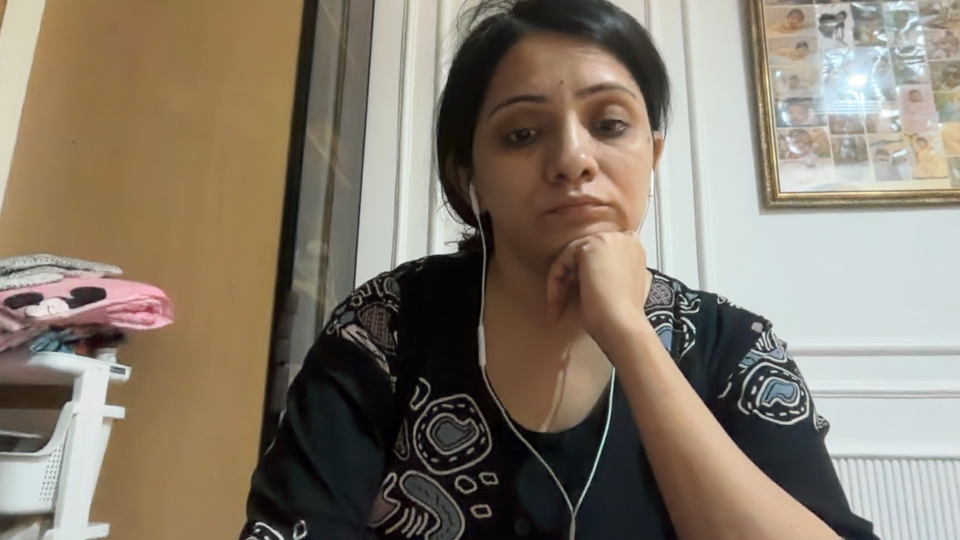
#> input picture vision/known_faces/pranjal/0.jpg, 1920 x 1080 px (shown at 1/2 size); its folder holds only this picture in this run
$ python augment.py known_faces/pranjal/0.jpg
#> lines starting #> are read from the running program, lines starting #| are printed output that depends on the picture
### vision/camera.py
"""
=========================================================
camera.py

Central Camera Manager for Project Ved

Author: Pranjal

Design notes
------------
1. BACKENDS. Pi OS Bookworm drives the CSI Camera Module
   through libcamera, which OpenCV's V4L2 backend cannot
   see. So: Picamera2 on the Pi, OpenCV on the Mac.

2. LAZY. The camera is NOT opened at import.

3. ONE READER. A single background thread captures;
   consumers get a copy of the latest frame.

4. LOW LIGHT. Two separate levers, often confused:

   EXPOSURE (set_low_light) changes what the SENSOR
   captures -- longer shutter, higher gain, lower frame
   rate. This adds real information. It is the one that
   actually matters.

   ENHANCEMENT (enhance_low_light) redistributes what was
   already captured. It cannot invent detail that was
   never recorded, but it does recover faces from
   underexposed frames that the detector would otherwise
   walk straight past.

   Use both. Exposure first.
=========================================================
"""

import threading
import time

import cv2
import numpy as np


####################################################
# Backend detection
####################################################

# [7 lines left out: function _picamera2_available, not called in this run]


####################################################
# Low-light image processing
####################################################

def frame_brightness(frame):
    """
    Mean luminance, 0-255. Cheap enough to run per frame.
    """

    if frame is None:
        return 0.0

    if frame.ndim == 3:
        # Rough luma without a full colour convert.
        return float(frame[:, :, 1].mean())

    return float(frame.mean())


# [7 lines left out: function _gamma_table, not called in this run]


_GAMMA_CACHE = {}


# [52 lines left out: functions apply_gamma, enhance_low_light, denoise, not called in this run]


####################################################
# Backends
####################################################

class _OpenCVBackend:
    """USB / built-in webcam. Mac dev machine."""

    name = "opencv"

    # [52 lines left out: functions __init__, read, set_low_light, not called in this run]

    def release(self):

        self.capture.release()


class _Picamera2Backend:
    """CSI Camera Module 3 on the Pi 5."""

    name = "picamera2"

    # [77 lines left out: functions __init__, read, set_low_light, release, not called in this run]


####################################################
# Camera
####################################################

class Camera:

    # [153 lines left out: functions __init__, _capture_loop, set_low_light, get_frame, get_rgb_frame, brightness and 2 more, not called in this run]

    ################################################

    def fps(self):

        return round(self._fps, 1)

    ################################################

    def is_open(self):

        return self._running and self._thread.is_alive()

    ################################################

    # [8 lines left out: function release, not called in this run]


####################################################
# Lazy singleton
####################################################

_camera = None
_camera_lock = threading.Lock()


# [16 lines left out: function get_camera, not called in this run]


def get_frame():

    return get_camera().get_frame()


def get_rgb_frame():

    return get_camera().get_rgb_frame()


# [21 lines left out: functions release_camera, resize, not called in this run]


####################################################

# [28 lines that do not run on import are left out]

### vision/augment.py
"""
=========================================================
augment.py

Synthesises lighting variation from enrollment frames.

Author: Pranjal

WHY THIS EXISTS
---------------
Registration happens ONCE. A hotel guest gives you thirty
seconds at check-in under lobby lighting, and you will
never get them back to re-enroll at dusk. But the face
they present at 9pm in a dim corridor produces a
noticeably different embedding.

So instead of asking the person for more sessions, we
manufacture the sessions from the frames we already have:
darken them, brighten them, flatten the contrast, add
sensor noise. Each variant becomes its own template.

WHAT THIS CAN AND CANNOT DO
---------------------------
CAN: cover the range between "well lit" and "dim but
visible". Gamma and contrast changes are a decent
approximation of real exposure differences.

CANNOT: invent detail that was never captured. A synthetic
"dark" version of a bright photo is not the same as a real
dark photo -- real darkness brings sensor noise, motion
blur from longer exposure, and lost shadow detail that no
transform reproduces faithfully.

So this narrows the gap. It does not close it. If a face
is genuinely invisible to the sensor, this changes
nothing -- that remains an IR problem.
=========================================================
"""

import cv2
import numpy as np


####################################################
# Primitives
####################################################

_GAMMA_CACHE = {}


def _gamma_table(gamma):

    key = round(gamma, 3)

    if key not in _GAMMA_CACHE:

        inv = 1.0 / max(0.01, key)

        _GAMMA_CACHE[key] = np.array(
            [((i / 255.0) ** inv) * 255 for i in range(256)]
        ).astype(np.uint8)

    return _GAMMA_CACHE[key]


def adjust_gamma(image, gamma):
    """
    gamma < 1 darkens, gamma > 1 brightens.

    Gamma rather than a flat brightness offset because
    real exposure changes are multiplicative -- shadows
    lose far more than highlights.
    """

    return cv2.LUT(image, _gamma_table(gamma))


def adjust_contrast(image, factor):
    """
    factor < 1 flattens. Dim scenes lose contrast as
    well as brightness; this is the second half of that.
    """

    return cv2.convertScaleAbs(image, alpha=factor, beta=0)


def add_sensor_noise(image, sigma=6.0):
    """
    Gaussian noise, approximating high-ISO grain.

    A camera pushed to high gain in a dark room produces
    visible speckle, and the detector does respond to it.
    Training a template on clean-but-dark frames alone
    misses that.
    """

    noise = np.random.normal(0, sigma, image.shape)

    return np.clip(
        image.astype(np.float32) + noise, 0, 255
    ).astype(np.uint8)


def soften(image, ksize=3):
    """
    Slight blur, standing in for the softness of a
    longer exposure or a slightly missed focus.
    """

    return cv2.GaussianBlur(image, (ksize, ksize), 0)


def warm_shift(image, amount=12):
    """
    Push toward tungsten. Indian interiors are full of
    warm bulbs; daylight enrollment does not cover them.
    """

    out = image.astype(np.int16)

    out[:, :, 0] -= amount      # less blue
    out[:, :, 2] += amount      # more red

    return np.clip(out, 0, 255).astype(np.uint8)


# [9 lines left out: function cool_shift, not called in this run]


####################################################
# Variant sets
####################################################

def lighting_variants(image):
    """
    A spread of plausible lighting conditions.

    Returns [(label, image)]. Labels are stored as the
    template's condition so you can see the coverage in
    face_database.

    IMPORTANT: the variant set depends on how bright the
    SOURCE is. Darkening an already-dark frame produces a
    near-black image whose embedding is noise -- and
    storing that as a template actively makes recognition
    worse. So a dim enrollment gets brightening variants
    instead, and a very dark one gets almost nothing.
    """

    if image is None:
        return []

    from vision.camera import frame_brightness

    brightness = frame_brightness(image)

    ################################################
    # Too dark to augment usefully
    ################################################

    if brightness < 45:
        # Nothing to work with. Lifting it adds noise,
        # darkening it destroys what little is there.
        return []

    ################################################
    # Dim source -- only brighten
    ################################################

    if brightness < 80:
        return [
            ("indoor", adjust_gamma(image, 1.35)),
            ("bright", adjust_gamma(image, 1.7)),
            ("warm", warm_shift(image)),
        ]

    ################################################
    # Well-lit source -- the full spread
    ################################################

    return [
        ("dim", add_sensor_noise(adjust_gamma(image, 0.55), 5.0)),
        ("dark", add_sensor_noise(
            adjust_contrast(adjust_gamma(image, 0.35), 0.85), 8.0
        )),
        ("bright", adjust_gamma(image, 1.45)),
        ("warm", warm_shift(adjust_gamma(image, 0.8))),
        ("soft", soften(adjust_gamma(image, 0.7))),
    ]


# [90 lines left out: functions variants_for, augmented_templates, _embed, not called in this run]


####################################################

if __name__ == "__main__":

    import sys

    if len(sys.argv) < 2:
        print("Usage: python3 -m vision.augment <image.jpg>")
        sys.exit(1)

    image = cv2.imread(sys.argv[1])
#> image is the input picture: shape (1080, 1920, 3); mean B, G, R 109, 123.7, 134.3

    if image is None:
        print("Could not read image.")
        sys.exit(1)

    from vision.camera import frame_brightness

    print(f"Original brightness: {frame_brightness(image):.0f}")
#| Original brightness: 124

    for label, variant in lighting_variants(image):

#> in lighting_variants, `brightness = frame_brightness(image)`: brightness = 123.7
#> in _gamma_table, `key = round(gamma, 3)`: key = 0.55
#> in _gamma_table, `inv = 1.0 / max(0.01, key)`: inv = 1.82
#> in add_sensor_noise, `noise = np.random.normal(0, sigma, image.shape)`:
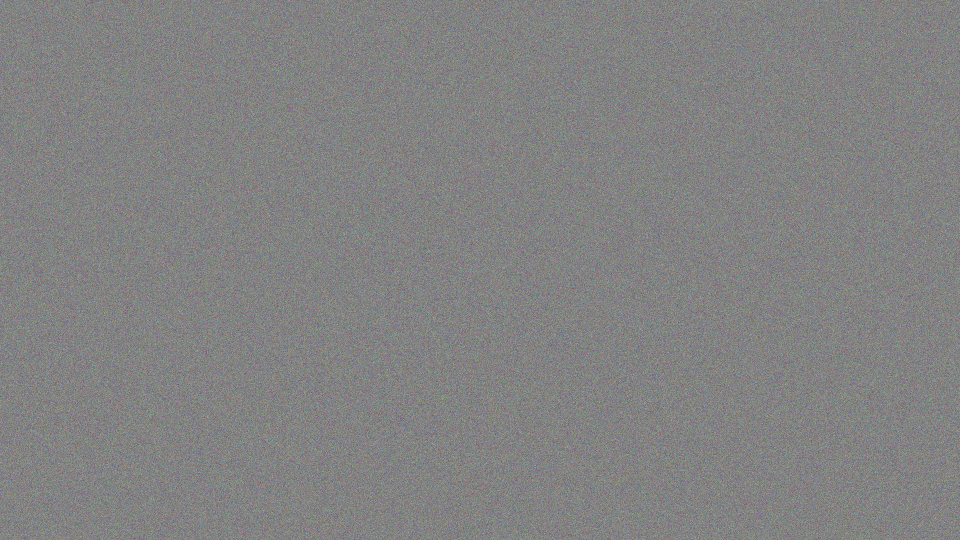
#> noise: shape (1080, 1920, 3) float64 (shown at 1/2 size); mean of channels 0, 1, 2 0, 0, 0; drawn with min black and max white
#> in warm_shift, `out = image.astype(np.int16)`:
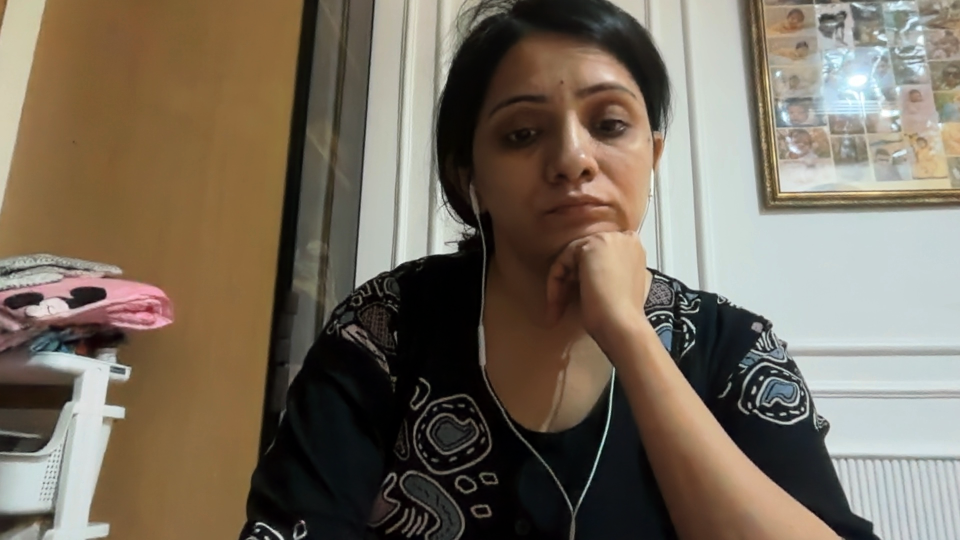
#> out: shape (1080, 1920, 3) int16 (shown at 1/2 size); mean of channels 0, 1, 2 93.8, 108.6, 119.6; drawn as B, G, R
        out = f"augment_{label}.jpg"

        cv2.imwrite(out, variant)

        print(
            f"  {label:<8} brightness "
            f"{frame_brightness(variant):>5.0f}  -> {out}"
        )
#> this loop made 5 passes
#|   dim      brightness    85  -> augment_dim.jpg
#|   dark     brightness    51  -> augment_dark.jpg
#|   bright   brightness   147  -> augment_bright.jpg
#|   warm     brightness   109  -> augment_warm.jpg
#|   soft     brightness   100  -> augment_soft.jpg
#> pass 1, `cv2.imwrite(out, variant)`:
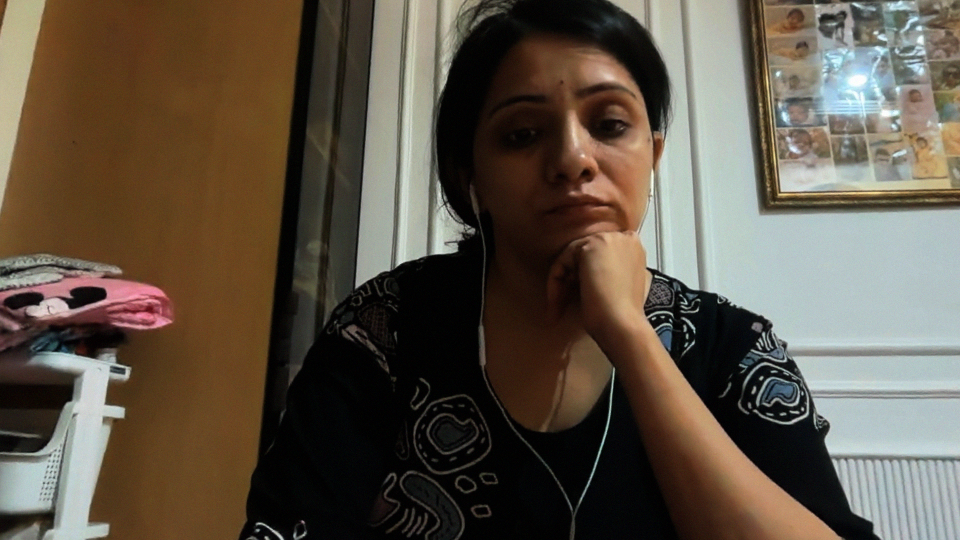
#> saved as augment_dim.jpg: shape (1080, 1920, 3) (shown at 1/2 size); mean B, G, R 71.2, 84.5, 95

$ run again, on vision/known_faces/pranjal/profile.jpg
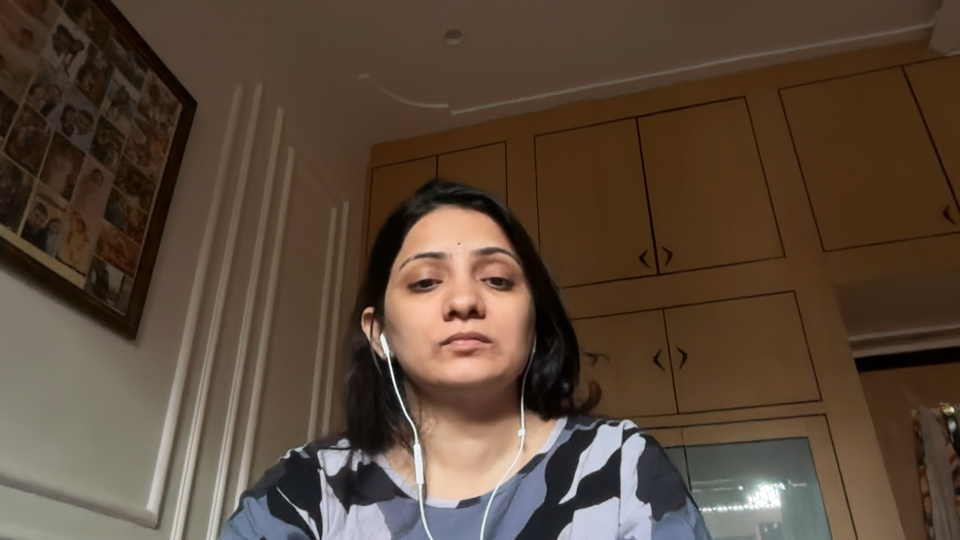
#> input picture vision/known_faces/pranjal/profile.jpg, 1920 x 1080 px (shown at 1/2 size)
#> image is the input picture: shape (1080, 1920, 3); mean B, G, R 55.9, 71.3, 89.6
#| Original brightness: 71
#> brightness = 71.34
#> key = 1.35
#> inv = 0.741
#> the loop `for label, variant in lighting_variants(image): ` made 3 passes
#> (label, out) on passes 1 to 3: ('indoor', 'augment_indoor.jpg'), ('bright', 'augment_bright.jpg'), ('warm', 'augment_warm.jpg')
#> (printed output is left out)
#> pass 2, `cv2.imwrite(out, variant)`:
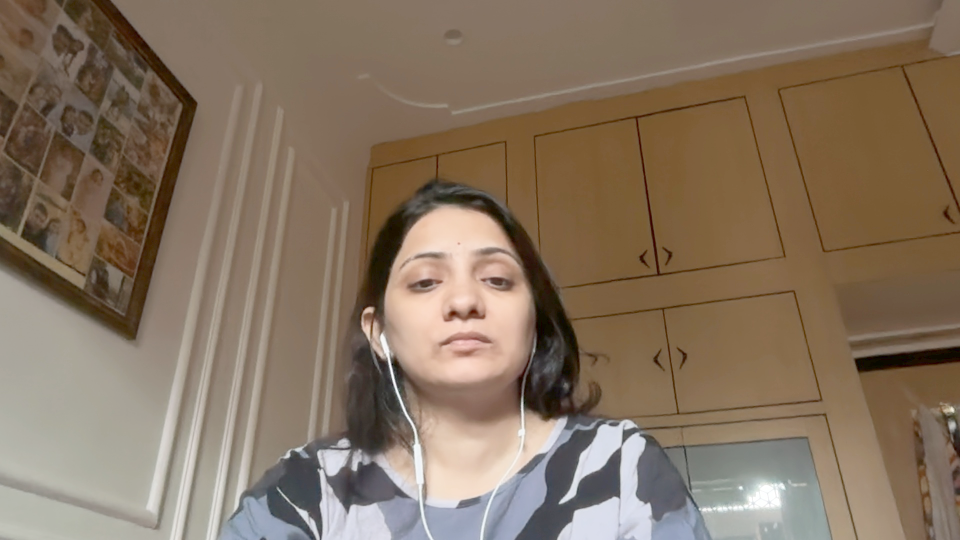
#> saved as augment_bright.jpg: shape (1080, 1920, 3) (shown at 1/2 size); mean B, G, R 95.9, 115, 133.6
